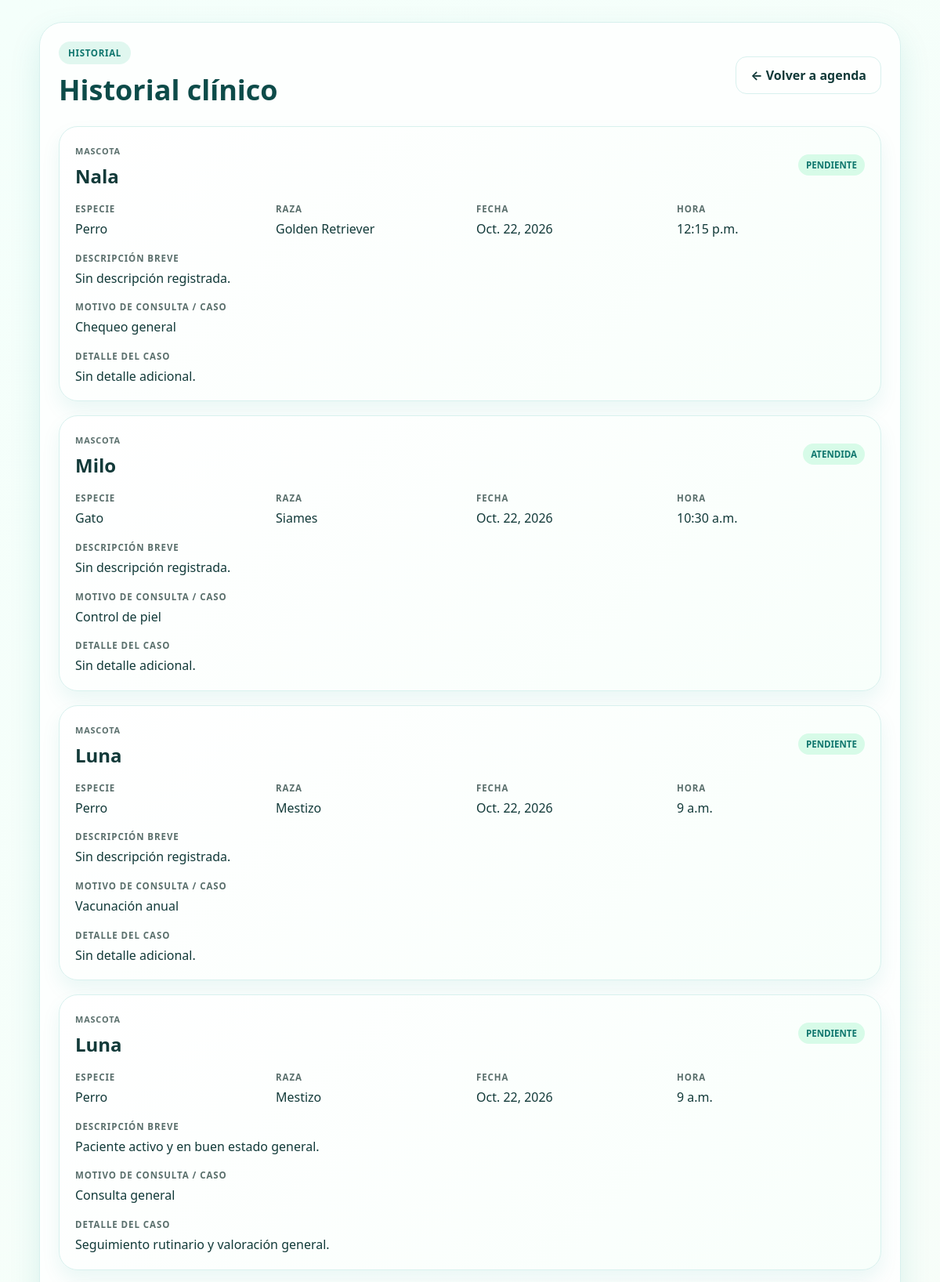
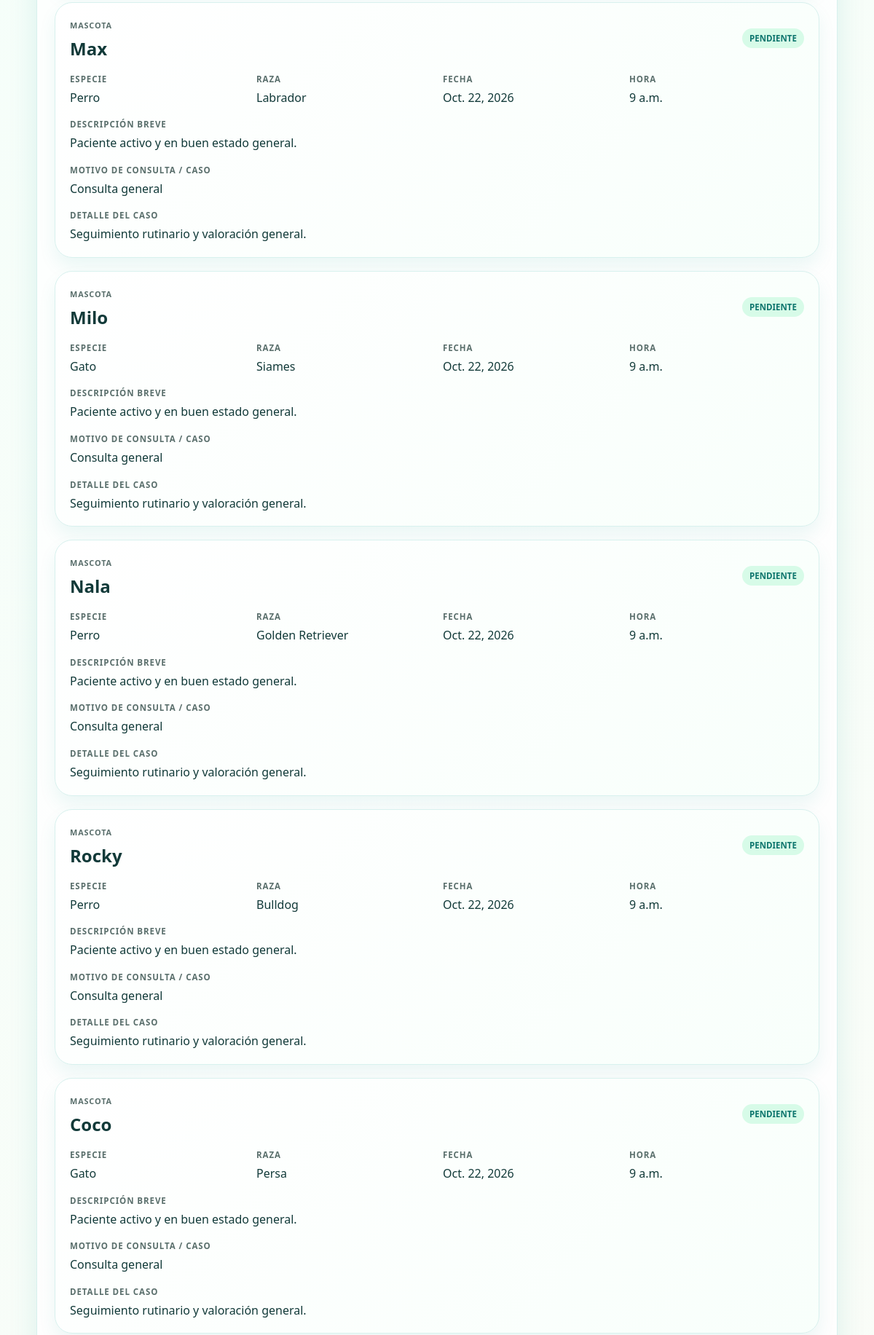
Screenshot of /historial-clinico/ (upper part) with the database file from the repository (2 pictures, top to bottom).
### veterinaria/models.py (models this page shows, shortened)
class Cita(models.Model):
    ESTADO_CHOICE = [
        ('PENDIENTE', 'Pendiente'),
        ('ATENDIDA', 'Atendida'),
        ('CANCELADA', 'Cancelada'),
    ]
    mascota = models.ForeignKey(Mascota, on_delete=models.CASCADE)
    fecha = models.DateField()
    hora = models.TimeField()
    motivo_consulta = models.TextField()
    descripcion_mascota = models.TextField(blank=True, default='')
    detalle_caso = models.TextField(blank=True, default='')
    estado = models.CharField(
        max_length=10,
        choices=ESTADO_CHOICE,
        default='PENDIENTE'
    )

class Mascota(models.Model):
    nombre = models.CharField(max_length=255)
    especie = models.CharField(max_length=255)
    raza = models.CharField(max_length=255)
    edad = models.PositiveIntegerField(default=0)
    sexo = models.CharField(
        max_length=20,
        choices=[('MACHO', 'Macho'), ('HEMBRA', 'Hembra')],
        default='MACHO'
    )
    peso = models.DecimalField(max_digits=5, decimal_places=2, default=0.00)
    nombre_dueño = models.CharField(max_length=255)
    telefono_dueño = models.CharField(max_length=20, blank=True, default='')

### veterinaria/views.py (the view)
# urls.py: path('historial-clinico/', views.historial_clinico, name='historial_clinico'),
def historial_clinico(request):
    citas = Cita.objects.select_related('mascota').order_by('-fecha', '-hora')
    return render(request, 'veterinaria/historial_clinico.html', {'citas': citas})

### veterinaria/templates/veterinaria/historial_clinico.html (shortened to what this page needs)
{% load static %}
<!DOCTYPE html>
<html lang="es">
<head>
  <link rel="stylesheet" href="{% static 'veterinaria/styles.css' %}">
</head>
<body class="history-body">
  <div class="history-shell">
    <header class="history-header">
      <div>
        <span class="eyebrow">Historial</span>
        <h1>Historial clínico</h1>
      </div>
      <a href="{% url 'listado_diario' %}" class="ghost-btn">← Volver a agenda</a>
    </header>
    <section class="history-list">
      {% for cita in citas %}
      <article class="history-card">
        <div class="history-top">
          <div>
            <span class="small-label">Mascota</span>
            <h2>{{ cita.mascota.nombre }}</h2>
          </div>
          <span class="badge badge-confirmed">{{ cita.estado }}</span>
        </div>
        <div class="history-grid">
          <div>
            <span class="field-label">Especie</span>
            <p>{{ cita.mascota.especie }}</p>
          </div>
          <div>
            <span class="field-label">Raza</span>
            <p>{{ cita.mascota.raza }}</p>
          </div>
          <div>
            <span class="field-label">Fecha</span>
            <p>{{ cita.fecha }}</p>
          </div>
          <div>
            <span class="field-label">Hora</span>
            <p>{{ cita.hora }}</p>
          </div>
        </div>
        <div class="history-block">
          <span class="field-label">Descripción breve</span>
          <p>{{ cita.descripcion_mascota|default:'Sin descripción registrada.' }}</p>
        </div>
        <div class="history-block">
          <span class="field-label">Motivo de consulta / caso</span>
          <p>{{ cita.motivo_consulta|default:'Sin motivo registrado.' }}</p>
        </div>
        <div class="history-block">
          <span class="field-label">Detalle del caso</span>
          <p>{{ cita.detalle_caso|default:'Sin detalle adicional.' }}</p>
        </div>
      </article>
      {% empty %}
      <div class="empty-history">
        <p>No hay historial clínico registrado todavía.</p>
      </div>
      {% endfor %}
    </section>
  </div>
</body>
</html>

### veterinaria/static/veterinaria/styles.css (style rules this page uses)
:root { --vet-primary: #0d9488; --vet-primary-hover: #0f766e; --vet-accent: #10b981; --vet-soft: #ecfeff; --vet-cream: #fff7ed; --bg-color: #f4fbf9; --card-bg: #ffffff; --text-main: #123a39; --text-muted: #5a6f6c; --border-color: #d8f1ee; --shadow: 0 16px 40px rgba(13, 148, 136, 0.12); --soft-pink: #ffe5ec; --soft-yellow: #fff7d6; --soft-blue: #e0f2fe; }
* { box-sizing: border-box; margin: 0; padding: 0; font-family: 'Segoe UI', system-ui, -apple-system, sans-serif; }
body { background: linear-gradient(135deg, #f5fffd 0%, #eefcf8 100%); color: var(--text-main); min-height: 100vh; }
button, a { font: inherit; }
.brand-box span, .small-label { letter-spacing: 0.08em; text-transform: uppercase; color: var(--text-muted); font-size: 0.68rem; font-weight: 700; }
.eyebrow { display: inline-block; background: rgba(16, 185, 129, 0.12); color: var(--vet-primary-hover); border-radius: 999px; padding: 7px 12px; font-size: 0.72rem; font-weight: 700; letter-spacing: 0.06em; text-transform: uppercase; }
.primary-btn, .ghost-btn, .btn-submit, .register-footer a { text-decoration: none; border-radius: 14px; padding: 12px 18px; font-weight: 700; transition: 0.2s ease; }
.ghost-btn { background: rgba(255, 255, 255, 0.7); border: 1px solid var(--border-color); color: var(--text-main); }
.badge { display: inline-block; padding: 6px 10px; border-radius: 999px; font-size: 0.72rem; font-weight: 700; }
.badge-confirmed { background: #d7fbe8; color: #0f766e; }
.history-body { min-height: 100vh; background: linear-gradient(135deg, #f4fffb, #fffaf4); padding: 28px; }
.history-shell { max-width: 1100px; margin: 0 auto; background: rgba(255,255,255,0.82); border: 1px solid var(--border-color); border-radius: 30px; box-shadow: var(--shadow); padding: 24px; }
.history-header { display: flex; align-items: center; justify-content: space-between; gap: 16px; margin-bottom: 22px; }
.history-header h1 { margin-top: 8px; font-size: clamp(2rem, 3vw, 2.8rem); color: #0d4b49; }
.history-list { display: grid; gap: 18px; }
.history-card { background: linear-gradient(135deg, #ffffff, #f8fffb); border: 1px solid var(--border-color); border-radius: 24px; padding: 18px 20px; box-shadow: 0 12px 24px rgba(13, 148, 136, 0.08); }
.history-top { display: flex; align-items: center; justify-content: space-between; gap: 12px; margin-bottom: 18px; }
.history-top h2 { margin-top: 6px; font-size: 1.5rem; }
.history-grid { display: grid; grid-template-columns: repeat(4, minmax(120px, 1fr)); gap: 16px; }
.field-label { display: block; color: var(--text-muted); font-size: 0.72rem; letter-spacing: 0.08em; text-transform: uppercase; margin-bottom: 6px; font-weight: 700; }
.history-grid p, .history-block p { color: var(--text-main); line-height: 1.6; }
.history-block { margin-top: 16px; }

### rows the page displays
Cita: mascota.nombre "Nala", estado "PENDIENTE", mascota.especie "Perro", mascota.raza "Golden Retriever", fecha "Oct. 22, 2026", hora "12:15 p.m.", descripcion_mascota "Sin descripción registrada.", motivo_consulta "Chequeo general", detalle_caso "Sin detalle adicional."
Cita: mascota.nombre "Milo", estado "ATENDIDA", mascota.especie "Gato", mascota.raza "Siames", fecha "Oct. 22, 2026", hora "10:30 a.m.", descripcion_mascota "Sin descripción registrada.", motivo_consulta "Control de piel", detalle_caso "Sin detalle adicional."
Cita: mascota.nombre "Luna", estado "PENDIENTE", mascota.especie "Perro", mascota.raza "Mestizo", fecha "Oct. 22, 2026", hora "9 a.m.", descripcion_mascota "Sin descripción registrada.", motivo_consulta "Vacunación anual", detalle_caso "Sin detalle adicional."
Cita: mascota.nombre "Luna", estado "PENDIENTE", mascota.especie "Perro", mascota.raza "Mestizo", fecha "Oct. 22, 2026", hora "9 a.m.", descripcion_mascota "Paciente activo y en buen estado general.", motivo_consulta "Consulta general", detalle_caso "Seguimiento rutinario y valoración general."
Cita: mascota.nombre "Max", estado "PENDIENTE", mascota.especie "Perro", mascota.raza "Labrador", fecha "Oct. 22, 2026", hora "9 a.m.", descripcion_mascota "Paciente activo y en buen estado general.", motivo_consulta "Consulta general", detalle_caso "Seguimiento rutinario y valoración general."
Cita: mascota.nombre "Milo", estado "PENDIENTE", mascota.especie "Gato", mascota.raza "Siames", fecha "Oct. 22, 2026", hora "9 a.m.", descripcion_mascota "Paciente activo y en buen estado general.", motivo_consulta "Consulta general", detalle_caso "Seguimiento rutinario y valoración general."
Cita: mascota.nombre "Nala", estado "PENDIENTE", mascota.especie "Perro", mascota.raza "Golden Retriever", fecha "Oct. 22, 2026", hora "9 a.m.", descripcion_mascota "Paciente activo y en buen estado general.", motivo_consulta "Consulta general", detalle_caso "Seguimiento rutinario y valoración general."
Cita: mascota.nombre "Rocky", estado "PENDIENTE", mascota.especie "Perro", mascota.raza "Bulldog", fecha "Oct. 22, 2026", hora "9 a.m.", descripcion_mascota "Paciente activo y en buen estado general.", motivo_consulta "Consulta general", detalle_caso "Seguimiento rutinario y valoración general."
Cita: mascota.nombre "Coco", estado "PENDIENTE", mascota.especie "Gato", mascota.raza "Persa", fecha "Oct. 22, 2026", hora "9 a.m.", descripcion_mascota "Paciente activo y en buen estado general.", motivo_consulta "Consulta general", detalle_caso "Seguimiento rutinario y valoración general."
